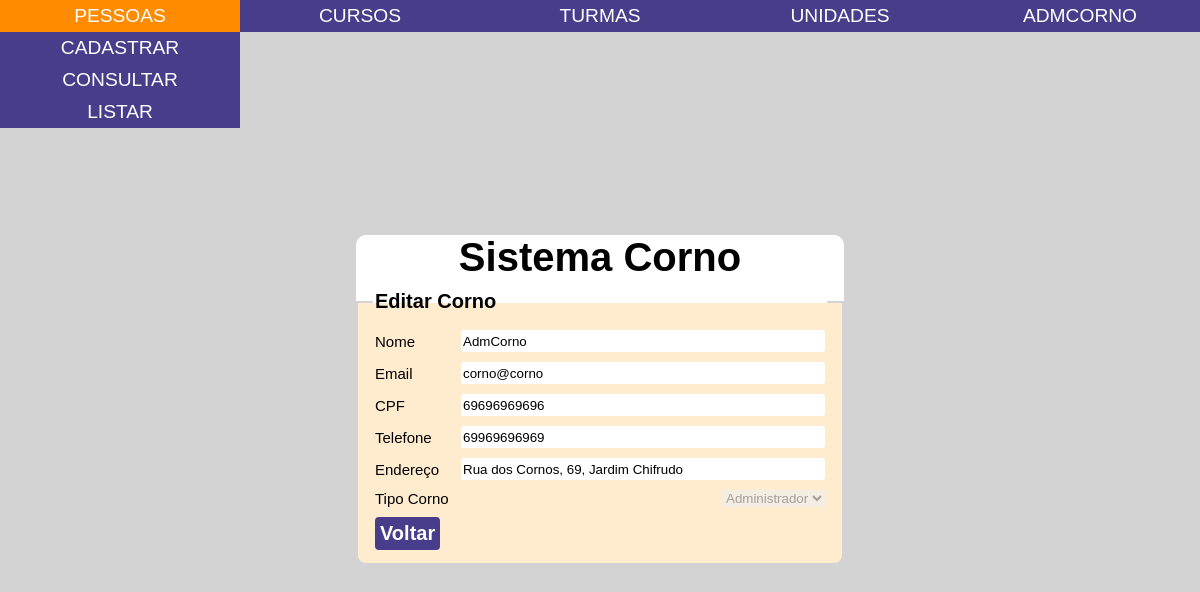
Page /people/personedit.php?id=1 (signed in) on the committed database.
### tables this page shows
CREATE TABLE cornos (
  id INT NOT NULL PRIMARY KEY AUTO_INCREMENT, 
  nome VARCHAR(100) NOT NULL,
  email VARCHAR(300) NOT NULL,
  senha VARCHAR(20) NOT NULL,
  cpf VARCHAR(11) NOT NULL,
  telefone VARCHAR(11) NOT NULL,
  endereco VARCHAR(100) NOT NULL,
  id_tipo_corno INT NOT NULL,

  FOREIGN KEY (id_tipo_corno) REFERENCES tipos_corno(id)
);

CREATE TABLE tipos_corno (
  id INT NOT NULL PRIMARY KEY AUTO_INCREMENT,
  descricao VARCHAR(20) NOT NULL
);

### common/routines/functions.php (called while the page is built, shortened)
<?php
function validarSessao()
{
  if (!isset($_SESSION['idUsuario'])) {
    return false;
  } else {
    return true;
  }
}
function getPermissionLevel($secao, $campo)
{
  require($_SERVER['DOCUMENT_ROOT'] . "/sistema_corno/common/dbconnection.php");
  $userLevel = $conn->query("SELECT id_tipo_corno FROM cornos WHERE id = " . $_SESSION['idUsuario'])->fetchAll()[0][0];
  $sql = "SELECT pc.nivel_acesso FROM tipos_corno c, permissoes p, permissoes_tipos_corno pc WHERE c.id = pc.id_tipo_corno AND p.id_permissao = pc.id_permissao AND c.id =" . $userLevel . " AND p.secao = '" . $secao . "' AND p.campo = '" . $campo . "'";
  $permissionLevel = $conn->query($sql)->fetchAll()[0][0];
  return $permissionLevel;
}
function setStringIfTrue($string, $flag)
{
  if ($flag) {
    return $string;
  }
  return '';
}
function getInfo($field, $table, $targetColumn, $target)
{
  require($_SERVER['DOCUMENT_ROOT'] . "/sistema_corno/common/dbconnection.php");
  $info = $conn->query("SELECT $field FROM $table WHERE $targetColumn = '$target'")->fetch()[0];
  return $info;
}
function getCuckoldTypeById($id)
{
  $cuckoldType = getInfo('descricao', 'tipos_corno', 'id', $id);
  return $cuckoldType;
}
function haveReadPermission($secao, $campo)
{
  $permissionLevel = getPermissionLevel($secao, $campo);
  return ($permissionLevel == 1 or $permissionLevel == 3);
}
function haveWritePermission($secao, $campo)
{
  $permissionLevel = getPermissionLevel($secao, $campo);
  return ($permissionLevel == 2 or $permissionLevel == 3);
}
function havePermission($secao, $campo, $mode)
{
  switch ($mode) {
    case 'r':
      return haveReadPermission($secao, $campo);
    case 'w':
      return haveWritePermission($secao, $campo);
  }
}

### people/personedit.php (the view, shortened to what this page needs)
<?php
require_once($_SERVER['DOCUMENT_ROOT'] . "/sistema_corno/common/header.php");
require_once($_SERVER['DOCUMENT_ROOT'] . "/sistema_corno/common/dbconnection.php");
require_once($_SERVER['DOCUMENT_ROOT'] . "/sistema_corno/common/routines/functions.php");
?>
<?php if (@validarSessao()): ?>
  <?php
  if (isset($_POST['nome'])) {
    $usuario = $conn->query("SELECT * FROM cornos WHERE nome LIKE '%{$_POST['nome']}%'")->fetch(PDO::FETCH_ASSOC);
  } else {
    $usuario = $conn->query("SELECT * FROM cornos WHERE id = {$_GET['id']}")->fetch(PDO::FETCH_ASSOC);
  }
  $usuario_tipo_corno = getCuckoldTypeById($usuario['id_tipo_corno']);
  $readPermission = havePermission('Tipos Corno', $usuario_tipo_corno, 'r');
  $editPermission = havePermission('Tipos Corno', $usuario_tipo_corno, 'w');
  $tipoCorno = $conn->query("SELECT * FROM tipos_corno")->fetchAll();
  ?>
  <?php if ($readPermission): ?>
    <fieldset class='cadastroForm'>
      <legend class='formulario'>Editar Corno</legend>
      <form name='form1' action='/sistema_corno/people/routines/editperson.php' method='post'>
        <div class='formulario'>
          <?php if (havePermission('Cornos', 'Nome', 'r')): ?>
            <?php $readonly = setStringIfTrue('readonly', (!havePermission('Cornos', 'Nome', 'w') or !$editPermission)) ?>
            <div class='campos'>
              <label class='labels' for='nome'>Nome</label>
              <input class='campo' type='text' name='nome' placeholder='  Digite seu nome:' required maxlength='100'
                value="<?= $usuario['nome'] ?>" <?= $readonly ?>>
            </div>
          <?php endif; ?>
          <?php if (havePermission('Cornos', 'Email', 'r')): ?>
            <?php $readonly = setStringIfTrue('readonly', (!havePermission('Cornos', 'Email', 'w') or !$editPermission)) ?>
            <div class='campos'>
              <label class='labels' for='email'>Email</label>
              <input class='campo' type='text' name='email' placeholder='  Digite seu email:' required maxlength='300'
                value="<?= $usuario['email'] ?>" <?= $readonly ?>>
            </div>
          <?php endif; ?>
          <?php if (havePermission('Cornos', 'CPF', 'r')): ?>
            <?php $readonly = setStringIfTrue('readonly', (!havePermission('Cornos', 'CPF', 'w') or !$editPermission)) ?>
            <div class='campos'>
              <label class='labels' for='cpf'>CPF</label>
              <input class='campo' type='text' name='cpf' placeholder='  Digite seu CPF:' required maxlength='14'
                value="<?= $usuario['cpf'] ?>" <?= $readonly ?>>
            </div>
          <?php endif; ?>
          <?php if (havePermission('Cornos', 'Telefone', 'r')): ?>
            <?php $readonly = setStringIfTrue('readonly', (!havePermission('Cornos', 'Telefone', 'w') or !$editPermission)) ?>
            <div class='campos'>
              <label class='labels' for='telefone'>Telefone</label>
              <input class='campo' type='tel' name='telefone' placeholder='  Digite seu telefone:' required maxlength='11'
                value="<?= $usuario['telefone'] ?>" <?= $readonly ?>>
            </div>
          <?php endif; ?>
          <?php if (havePermission('Cornos', 'Endereco', 'r')): ?>
            <?php $readonly = setStringIfTrue('readonly', (!havePermission('Cornos', 'Endereco', 'w') or !$editPermission)) ?>
            <div class='campos'>
              <label class='labels' for='endereco'>Endereço</label>
              <input class='campo' type='text' name='endereco' placeholder='  Digite seu endereço:' required maxlength='100'
                value="<?= $usuario['endereco'] ?>" <?= $readonly ?>>
            </div>
          <?php endif; ?>
          <?php if (havePermission('Cornos', 'Tipo Corno', 'r')): ?>
            <div class="campos">
              <label class="labels" for="id_tipo_corno" data-placeholder="Escolha o tipo do chifrudo">Tipo Corno</label>
              <?php $disabled = setStringIfTrue('disabled', !$editPermission) ?>
              <select name="id_tipo_corno" id="id_tipo_corno" <?= $disabled ?>>
                <?php if ($editPermission): ?>
                  <?php foreach ($tipoCorno as $tipo): ?>
                    <?php if (havePermission('Tipos Corno', $tipo['descricao'], 'w')): ?>
                      <option value="<?= $tipo['id'] ?>"><?= $tipo['descricao'] ?></option>
                    <?php endif; ?>
                  <?php endforeach; ?>
                <?php else: ?>
                  <?php $usuario_tipo_corno = getCuckoldTypeById($usuario['id_tipo_corno']) ?>
                  <option value="<?= $usuario['id_tipo_corno'] ?>"><?= $usuario_tipo_corno ?></option>
                <?php endif; ?>
              </select>
            </div>
          <?php endif; ?>
          <div class='listaBotoes'>
            <button class='botoes'><a href="javascript:history.back()">Voltar</a></button>
          </div>
        </div>
      </form>
    </fieldset>
  <?php else: ?>
    <p>Forbidden.</p>
  <?php endif; ?>
<?php else: ?>
  <p>Conecte-se para visualizar esta página.</p>
<?php endif; ?>
<?php
require_once($_SERVER['DOCUMENT_ROOT'] . "/sistema_corno/common/footer.php");
?>

### assets/css/style.css (style rules this page uses)
:root { --cor-primaria: #483d8b; --cor-secundaria: #ff8c00; --cor-terciaria: #ffebcd; }
body { margin: 0px; border: 0px; padding: 0px; background-color: lightgray; }
fieldset { border: 2px solid; margin: 0px; }
a { text-decoration: none; color: white; padding: 0px; margin: 0px; border: 0px; width: 100%; height: 100%; text-align: center; display: block; }
select { padding: 0px; margin: 0px; border: 0px; }
.labels { font-family: Arial, Helvetica, sans-serif; font-weight: initial; font-size: 15px; }
.listaBotoes { display: flex; justify-content: space-between; }
.botoes { padding: 5px; border-style: none !important; border-radius: 4px; background-color: var(--cor-primaria); color: white; font-family: Arial, Helvetica, sans-serif; font-weight: bold; font-size: 20px; }
.campos { width: 100%; display: flex; justify-content: space-between; align-items: center; margin-bottom: 10px; }
.campo { height: 20px; width: 80%; border-style: none; background-color: white; border-radius: 3px; }
.cadastroForm { display: flex; width: 450px; flex-direction: column; align-items: center; background-color: var(--cor-terciaria); border-radius: 0px 0px 10px 10px; border-color: lightgray; box-sizing: border-box; overflow: hidden; background-clip: padding-box; }
.formulario { width: 450px; }

### rows in the picture
cornos: nome "AdmCorno", email "corno@corno", cpf "69696969696", telefone "69969696969", endereco "Rua dos Cornos, 69, Jardim Chifrudo", id_tipo_corno "Administrador"

### other values in the picture
$_SESSION['nomeUsuario'] "ADMCORNO"
